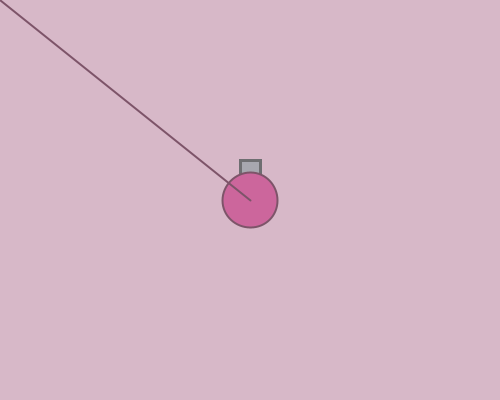
Frame 1 (no input)
Frame 60 (the mouse pressed at the canvas centre just before this capture): identical to frame 1, image omitted
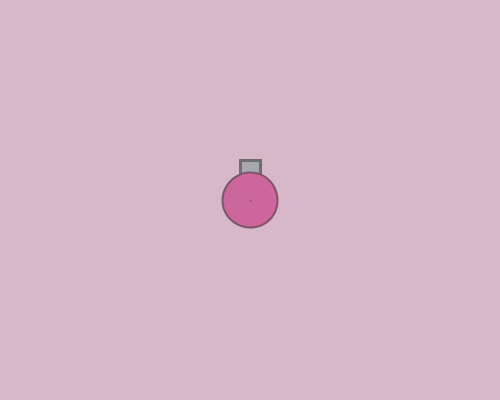
Frame 120 (the mouse held since frame 60 and released just before this capture)

The Processing sketch that drew these frames (run headless with seeded random() and noise(); from frame 60 on, the mouse is pressed at the canvas centre):

// Processing sketch: week07_1_arras01_background_fill_stroke_ellipse_rect
// ── week07_1_arras01_background_fill_stroke_ellipse_rect.pde
void setup() {
  size(500, 400);
}

int x = 250, y = 200;
void draw() {
  background(215, 184, 200);

  fill(167, 167, 175);
  stroke(110, 110, 113);
  strokeWeight(3);
  rect(240, 160, 20, 20); //砲管位置及大小

  fill(204, 102, 156);
  stroke(125, 84, 105);
  strokeWeight(2);
  ellipse(x, y, 55, 55); //球體位置及大小

  line(x, y, mouseX, mouseY);
}
